Frame 1 (no input): blank canvas, image omitted
Frame 60 (no input): blank canvas, image omitted
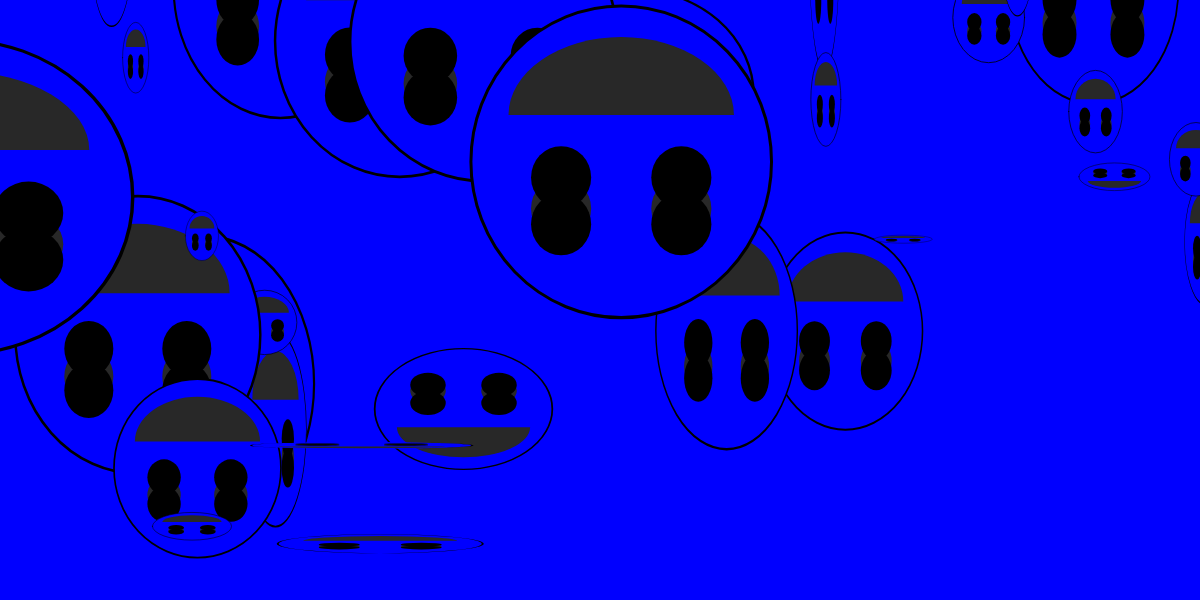
Frame 120 (the mouse pressed at the canvas centre since frame 60)

The p5.js sketch whose frames 1 and 60 were blank and that drew this single picture after the mouse press (run headless with seeded random() and noise() and a simulated clock; from frame 60 on, the mouse is pressed at the canvas centre):

// p5.js sketch
// ── sketch.js
let smileys = [];
let t = 0;

function setup(){
  createCanvas( windowWidth, 600 );
  // create random smileys with sine movements
  for (var i = 0; i < 80; i++) {

    // add new smiley objects
    smileys.push(
      {
        period: { x: random(60, 240), y: random (60, 240) },
        maxSize: random(4),
        maxDist: {
          x: random(width/2),
          y: random(height/2)
        },
        pos: {
          x: random(width),
          y: random(height)
        }
      }
    );
  }
}
  function draw() {
    // set the background
    background( 'blue' );

    // determine number of smileys to draw
    // based on mouse position

    let numToDraw = map( mouseX, 0, width, 0, smileys.length );
    for ( let i = 0; i < numToDraw; i++ ) {
      // draw the smileys
      drawSmiley( smileys[i], t );
    }

    // time for sine function
    t++;

  }

  // draw smileys
  function drawSmiley( smiley, time ) {
    // determine value of individual sine functions
    let x = sinePos( smiley.period.x, time );
    let y = sinePos( smiley.period.y, time );

    let pos_x = x * smiley.maxDist.x + smiley.pos.x;
    let pos_y = y * smiley.maxDist.y + smiley.pos.y;

    // draw smiley based on data
    smileyFace(
      pos_x,
      pos_y,
      x * smiley.maxSize,
      y * smiley.maxSize
    );
  }

  /* smiley face function */
  function smileyFace( pos_x, pos_y, scale_x, scale_y ) {
    push();

    // scale and position
    translate( pos_x, pos_y );
    scale( scale_x, scale_y );

    // draw smiley face
    stroke( 0 );
    fill( 'blue' );
    ellipse( 0, 0, 100 );
    noStroke();
    fill ( 40, 255 );
    arc( 0, 15, 75, 50, 0, PI );
    ellipse( -20, -15, 20 );
    ellipse( 20, -15, 20 );
    noStroke();
    fill( 'black' );
    ellipse( -20, -5, 20 );
    ellipse( 20, -5, 20 );
    ellipse( -20, -20, 20 );
    ellipse( 20, -20, 20 );

    pop();
  }

  /* sine function */
  function sinePos( timeScale, time ) {
    let val = sin( TWO_PI * time/timeScale );
    return val;
  }
